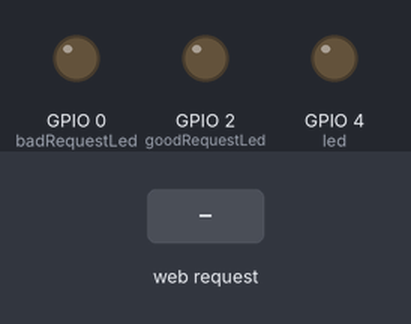
Bench run of a sketch on a simulated ESP8266 (NodeMCU). Shown: output pins drawn as LEDs (lit = HIGH). The inputs (shaded band) are chosen by the test bench. WiFi joins after 1.5 s; servers stay silent unless stated; what the sketch prints to the serial monitor is not drawn.

Above: at 2.7 s.
2.8 s: HTTP request GET / received
At 3.5 s:
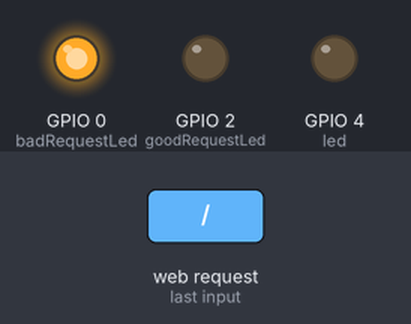
4.3 s: HTTP request GET /switch received
At 4.6 s:
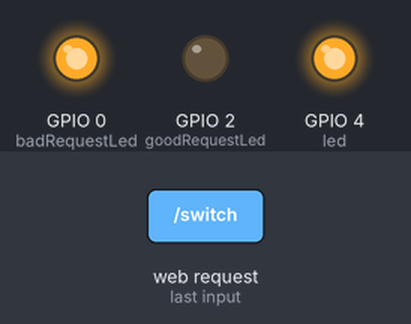
Timing chart, 0 to 7.3 s (numbered marks = the images above; inputs shaded):
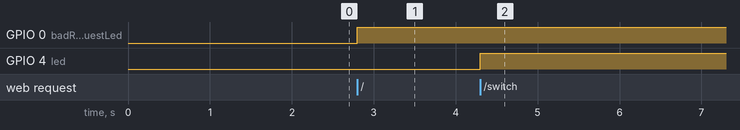

Measured:
- after the input at 2.8 s, GPIO 0 (badRequestLed): LOW → HIGH at once
- after the input at 4.3 s, GPIO 4 (led): LOW → HIGH at once

The sketch:

WebServerBlink.ino
```cpp
#include <ESP8266mDNS.h>

#include <ESP8266WiFi.h>
#include <WiFiClient.h>
#include <ESP8266WebServer.h>
#include <ESP8266mDNS.h>
#include <string>

const char *ssid = "";
const char *password = "";

ESP8266WebServer server(80);

const int led = 4;
const int badRequestLed = 0;
const int goodRequestLed = 2;
const char * rootPage = "\
<html>\
<button id=\"ledButton\"></button>\
<script language=\"JavaScript\">\
    let button = document.getElementById(\"ledButton\");\
    const statusUrl = \"/status\";\
    const switchLEDUrl = \"/switch\";\
    function switchLEDStatus() {\
        const switchRequest = new XMLHttpRequest();\
        switchRequest.onreadystatechange = (e) => {\
            if (switchRequest.responseText == \"on\") {\
                button.innerHTML = \"Turn LED Off\";\
            } else {\
                button.innerHTML = \"Turn LED On\";\
                ledOn = true;\
            }\
        };\
        switchRequest.open(\"GET\", switchLEDUrl);\
        switchRequest.send();\
    };\
    function init() {\
        const statusRequest = new XMLHttpRequest();\
        statusRequest.onreadystatechange = (e) => {\
            if (statusRequest.responseText == \"on\") {\
                button.innerHTML = \"Turn LED Off\";\
            } else {\
                button.innerHTML = \"Turn LED On\";\
                ledOn = true;\
            }\
        };\
        statusRequest.open(\"GET\", statusUrl);\
        statusRequest.send();\
        button.onclick = switchLEDStatus;\
    }\
    window.onload = init;\
</script>\
</html>\
";
void onReceivedRequest(bool goodRequest) {
  if (goodRequest)
  {
    digitalWrite(badRequestLed, HIGH);
    digitalWrite(goodRequestLed, LOW);
  } else {
    digitalWrite(badRequestLed, LOW);
    digitalWrite(goodRequestLed, HIGH);
  }
}
void handleRoot()
{
  onReceivedRequest(true);
  server.send(200, "text/html", rootPage);
}

void handleNotFound()
{

  String message = "File Not Found\n\n";
  message += "URI: ";
  message += server.uri();
  message += "\nMethod: ";
  message += (server.method() == HTTP_GET) ? "GET" : "POST";
  message += "\nArguments: ";
  message += server.args();
  message += "\n";
  for (uint8_t i = 0; i < server.args(); i++)
  {
    message += " " + server.argName(i) + ": " + server.arg(i) + "\n";
  }
  onReceivedRequest(false);
  server.send(404, "text/plain", message);
}
bool ledOn = false;
void setup(void)
{
  pinMode(led, OUTPUT);
  digitalWrite(led, 0);
  pinMode(badRequestLed, OUTPUT);
  pinMode(goodRequestLed, OUTPUT);
  Serial.begin(115200);
  WiFi.mode(WIFI_STA);
  WiFi.begin(ssid, password);
  Serial.println("");

  // Wait for connection
  while (WiFi.status() != WL_CONNECTED)
  {
    delay(500);
    Serial.print(".");
  }
  Serial.println("");
  Serial.print("Connected to ");
  Serial.println(ssid);
  Serial.print("IP address: ");
  Serial.println(WiFi.localIP());

  if (MDNS.begin("led"))
  {
    Serial.println("MDNS responder started");
  }

  server.on("/", handleRoot);

  server.on("/switch", []() {
    String ledStatus;
    if (ledOn)
    {
      ledStatus = "off";
      digitalWrite(led, LOW);
    }
    else
    {
      ledStatus = "on";
      digitalWrite(led, HIGH);
    }
    ledOn = !ledOn;
    onReceivedRequest(true);
    server.send(200, "text/plain", ledStatus);
  });

  server.on("/status", []() {
    String ledStatus = "on";
    if (ledOn == false)
    {
      ledStatus = "off";
    }
    onReceivedRequest(true);
    server.send(200, "test/plain", ledStatus);
  });

  server.onNotFound(handleNotFound);

  server.begin();
  Serial.println("HTTP server started");
}

void loop(void)
{
  server.handleClient();
}
```
